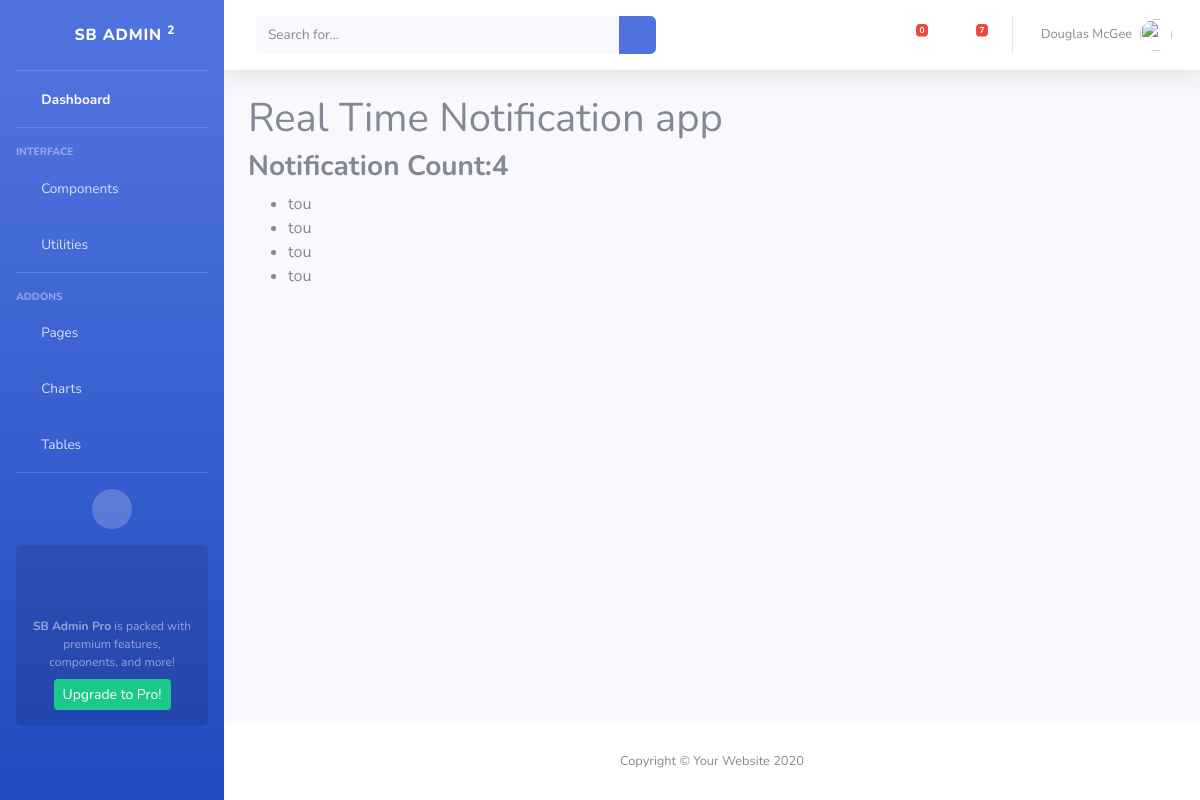
The app's page / (signed in), older data.
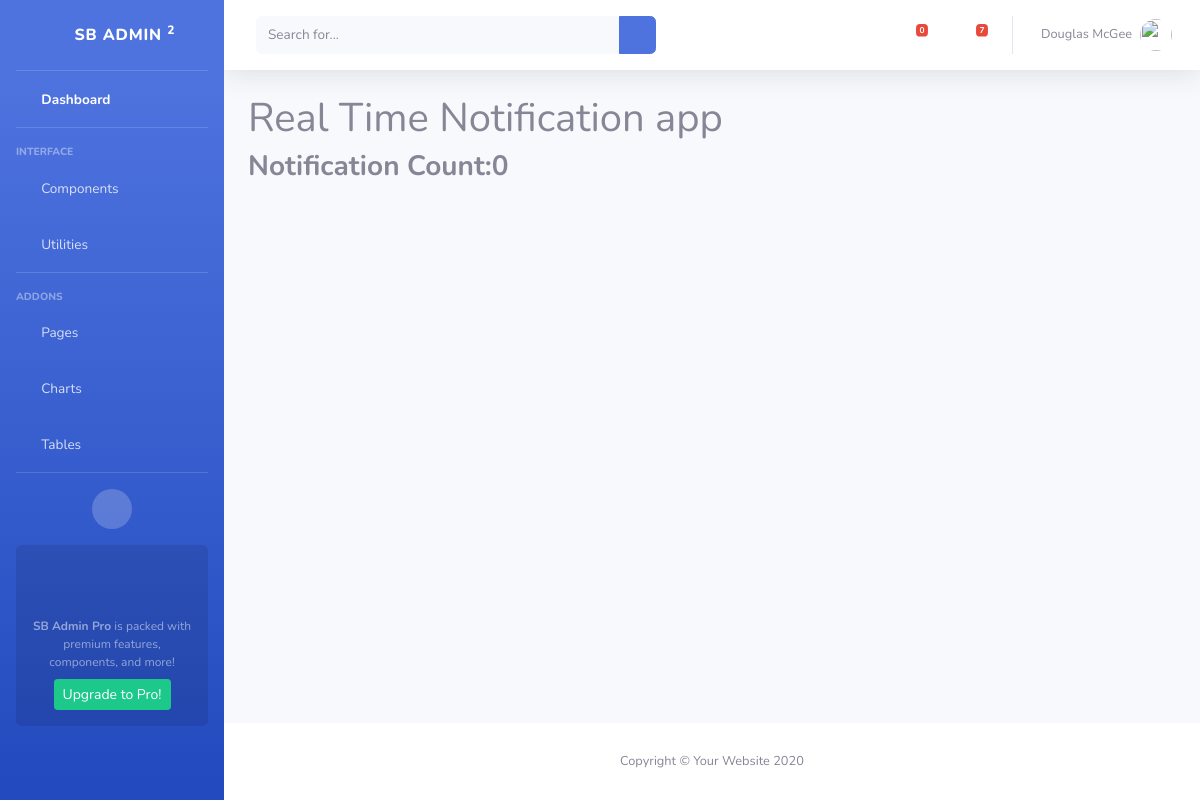
The same page, newer data.
### Notification/models.py (models this page shows)
class Notification(models.Model):
    assigned_to = models.ForeignKey(settings.AUTH_USER_MODEL, on_delete=models.CASCADE,
                                    related_name="notifications_assigned_to_user")
    group=models.CharField(max_length=1,choices=notification_types,default='s')
    creation_date = models.DateTimeField(auto_now_add=True)
    is_read=models.BooleanField(default=False)
    body=models.TextField(default='No Description')
    pk_relation=models.IntegerField(blank=True,null=True)
    def __str__(self):
        return str(self.assigned_to)

### Notification/views.py (the view)
# urls.py: path('',views.index),
def index(request):
    if not request.user.is_authenticated:
        return render(request,'dashboard/notAuth.html')
    notifications = request.user.notifications_assigned_to_user.order_by('-creation_date')
    old_notifications = notifications.filter(is_read=True)
    unread_notifications = request.user.notifications_assigned_to_user.filter(is_read=False).order_by('creation_date')
    context = {
        'unread_notification_count':unread_notifications.count(),
        'unread_notifications':unread_notifications[:5],
        'old_notifications':old_notifications[:3]
    }
    return render(request,'dashboard/index.html', context=context)

### Notification/templates/dashboard/index.html (shortened to what this page needs)
{% extends 'basic/main.html' %}{% block content %}
<h1>Real Time Notification app</h1>
<h3>
    <b>Notification Count:{{unread_notification_count}}</b>
</h3>
<ul>
    {% for unread_notification in unread_notifications %}
    <li>{{unread_notification}}</li>
    {% endfor %}
</ul>
{% endblock %}

Row changes from the older to the newer data that the page shows:
no longer on this page (row edited): Notification: assigned_to.username "tou"
no longer on this page (row edited): Notification: assigned_to.username "tou"
no longer on this page (row edited): Notification: assigned_to.username "tou"
no longer on this page (row edited): Notification: assigned_to.username "tou"
Text that changed along with them:
{{ unread_notification_count }}: "4" → "0"
